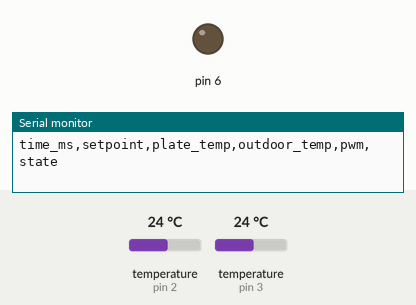
The sketch below on a simulated Arduino Uno, built with avr-gcc and run on an emulated ATmega328P. On the bench: output pins drawn as LEDs (lit = HIGH), the last lines printed to the serial monitor. The test bench sets the inputs (shaded band); at power-on: temperature (sensors on pin 2, pin 3) 24 °C.

Above: at 0.1 s.
At 38.6 s:
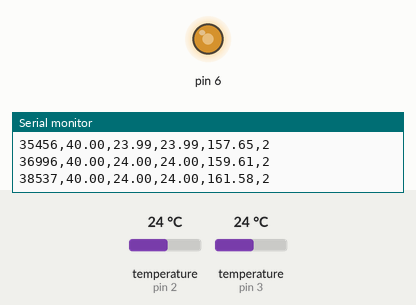
Timing chart, 0 to 40.0 s (numbered marks = the images above):
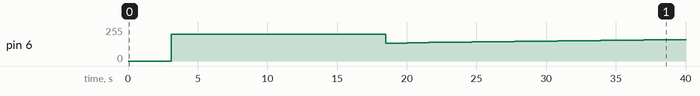

Measured:
- by itself, pin 6: 0/255 → 200/255 at 3.1 s, → 135/255 15.4 s later, → 138/255 1.5 s later, → 140/255 1.5 s later, … (15 changes in this stretch)

The sketch:

thermostat_main.ino
```cpp
#include "Thermostat.h"

Thermostat thermostat;

void setup() {
    Serial.begin(115200);
    thermostat.setup();
    Serial.print("time_ms,setpoint,plate_temp,outdoor_temp,pwm,state"); Serial.print("\n");
}

void loop() {
    thermostat.update();
    delay(10);
}
```
